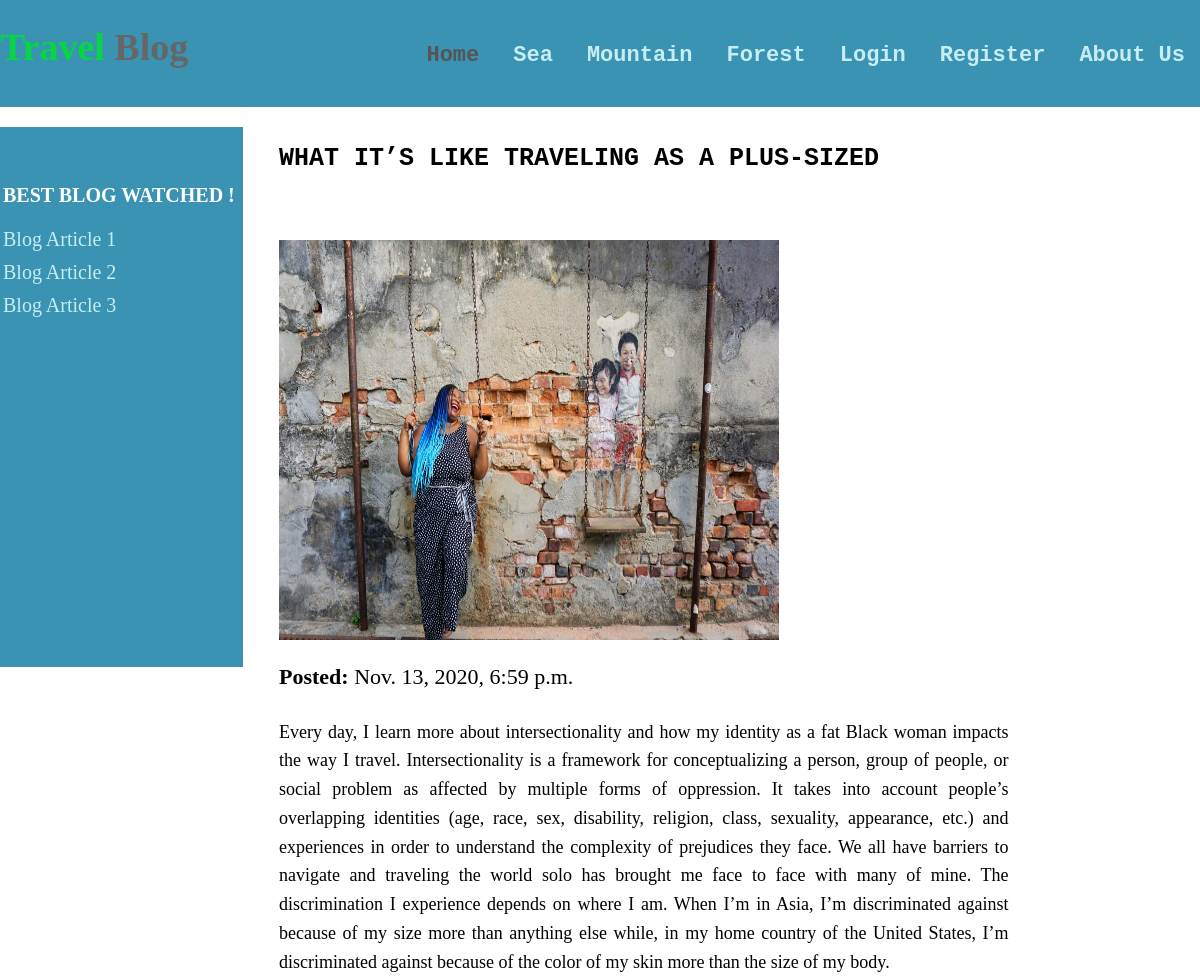
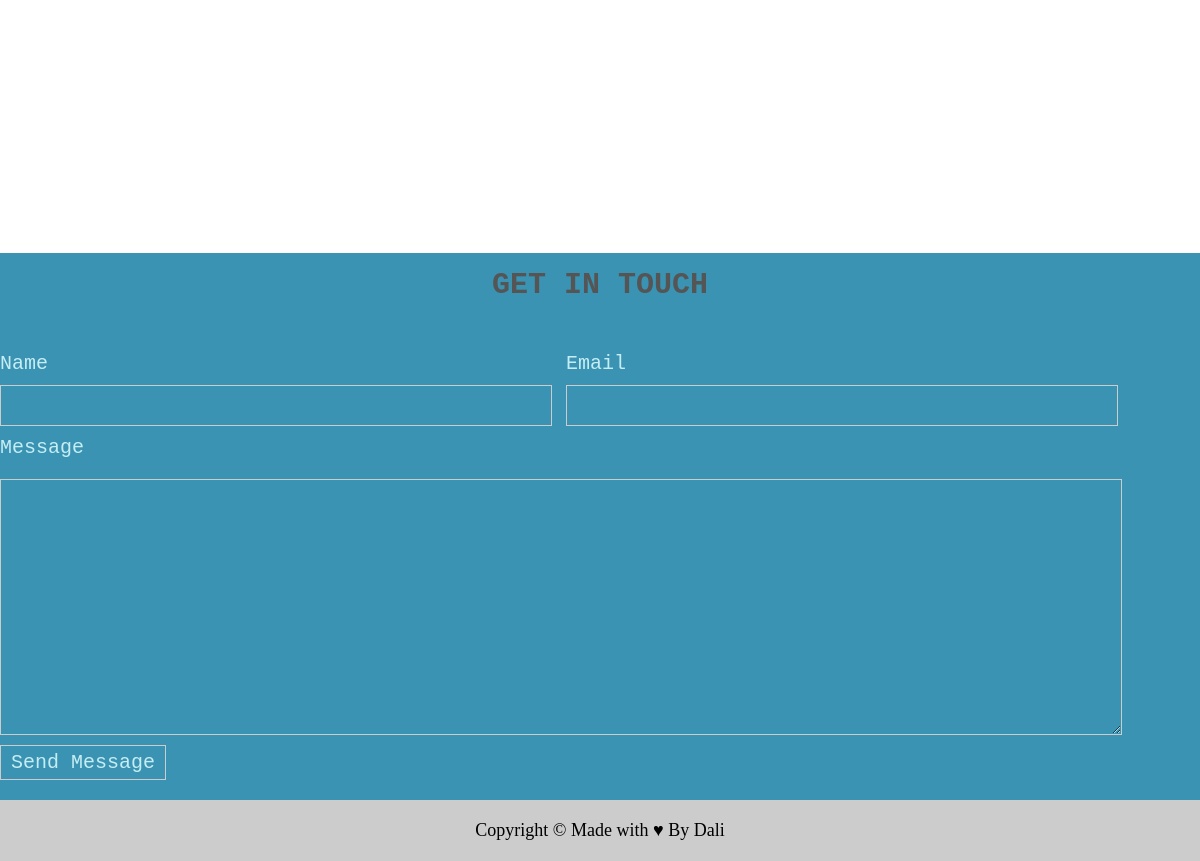
/detail/4/, run on the app's committed database (2 pictures, top to bottom).
### blog/models.py (models this page shows, shortened)
class BlogArticle(models.Model):
    title = models.CharField(max_length=100)
    author = models.CharField(max_length=100)
    date_to = models.DateTimeField(auto_now_add=True)
    description = models.TextField()
    image = models.ImageField(default='default.jpg',  upload_to='blog-pics')

### blog/views.py (the view)
# urls.py: path('detail/<int:blog_id>/', views.detail, name='detail')
def detail(request, blog_id):
    blog_target = BlogArticle.objects.get(pk=blog_id)
    return render(request, 'blog/detail.html', {"blog_target": blog_target})

### blog/templates/blog/detail.html
{% extends "blog/base.html" %}
{% load static %}
{% block content %}
    <div class="blog-show">
        <div class="blog-detail">
            <h1>{{ blog_target.title }}</h1>
            <img src="{{ blog_target.image.url }}" alt="">
            <div class="date">
               <strong>Posted:</strong> {{ blog_target.date_to }}
            </div>
            <p>
                {{ blog_target.description }}
            </p>
        </div>
    </div>
{% endblock content %}

### static/css/main.css (style rules this page uses)
body { margin: 0; }
.content .blog-show { width: 76%; float: left; text-align: center; padding-bottom: 60px; overflow: hidden; }
.content .blog-show h1 { text-transform: uppercase; font-size: 45px; font-family: "Bitstream Vera Sans Mono", Monaco, "Courier New", Courier, monospace }
.content .blog-show img { width: 85%; height: 250px; margin: 50px 0 10px 0; }
.content .blog-show .blog-detail { text-align: left; min-height: 1000px; }
.content .blog-show .blog-detail h1 { text-transform:capitalize; font-size: 25px; font-family: monospace; }
.content .blog-show .blog-detail .date { font-size: 22px; padding-top: 10px; padding-bottom: 10px; font-family: Calibri; }
.content .blog-show .blog-detail p { width: 80%; line-height: 1.6; font-size: 18px; text-align: justify; font-family: Calibri; }
.content .blog-show .blog-detail img { width: 500px; height: 400px; }

### data on the page
BlogArticle: title "WHAT IT’S LIKE TRAVELING AS A PLUS-SIZED", image (picture), date_to "Nov. 13, 2020, 6:59 p.m.", description "Every day, I learn more about intersectionality and how my identity as a fat Black woman impacts the way I travel. Intersectionality is a framework for conceptualizing a person, group of people, or social problem as affected by multiple forms of oppression. It takes into account people’s overlapping identities (age, race, sex, disability, religion, class, sexuality, appearance, etc.) and experiences in order to understand the complexity of prejudices they face. We all have barriers to navigate and traveling the world solo has brought me face to face with many of mine. The discrimination I experience depends on where I am. When I’m in Asia, I’m discriminated against because of my size more…"
